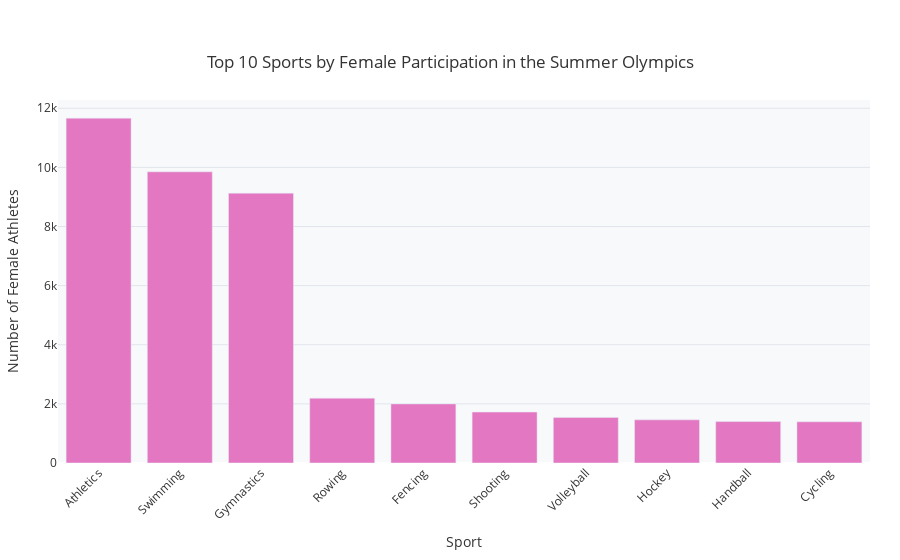

The notebook cell saved with this chart:
### Markdown cell above
### Key Findings 

**1. Growth in Female Participation:**
The data shows a steady increase in female participation in top sports from 1948 to 2016. Women are almost equal to men in sports like athletics and gymnastics by 2016. Only 3 sports had women athletes in top 10 Sports in 1948.

**2. Diverse Interests:**
Athletics and gymnastics have consistently been at the forefront of female participation. These sports not only attracted a significant number of female athletes but also saw a progressive increase in female competitors over the years. By 2016, these sports were nearing gender parity, showing broader societal shifts towards gender equality.

**3. Contact Sports Disparity:**
Sports such as boxing and wrestling continue to have fewer female athletes, pointing to ongoing gaps in some areas. Even in 2000's combat sports did not get many female athletes.

**4. Impact of Policies and Culture:**
The changes shows evolving policies and cultural support for gender equality, influencing increased female participation rates.

### Code cell
female_summer_data = merged_data[(merged_data['Season'] == 'Summer') & (merged_data['Sex'] == 'F')]

# Group by sport and count female athletes
female_athletes_by_sport = female_summer_data.groupby('Sport').size().reset_index(name='Female Athlete Count')

# Sort the sports by the count of female participants and select the top 10
top_female_sports = female_athletes_by_sport.sort_values('Female Athlete Count', ascending=False).head(10)

# Create a bar chart
fig = go.Figure()

fig.add_trace(go.Bar(
    x=top_female_sports['Sport'],
    y=top_female_sports['Female Athlete Count'],
    name='Female Athletes',
    marker_color='#e377c2'  # Soft pink for females
))

# Update layout for clarity and better presentation
fig.update_layout(
    title={
        'text': 'Top 10 Sports by Female Participation in the Summer Olympics',
        'y':0.9,
        'x':0.5,
        'xanchor': 'center',
        'yanchor': 'top'
    },
    xaxis_title='Sport',
    xaxis_tickangle=-45,  # Rotate labels for better visibility
    yaxis=dict(
        title='Number of Female Athletes',
        showgrid=True,
        gridcolor='#e1e5ed'
    ),
    legend_title='Gender',
    plot_bgcolor='#f8f9fa',  # Very light grey background
    font=dict(size=12, color='#333'),  # Dark grey text for better readability
    paper_bgcolor='rgba(0,0,0,0)'  # Transparent paper background
)

# Optional: adjust margin to ensure the title and legend are not cut off
fig.update_layout(margin=dict(l=30, r=30, t=100, b=30))

fig.show()

### Figure 1 — Plotly figure (JSON) as saved in the notebook; plotly's stock layout.template omitted (floating-point values rounded to 4 significant figures)
{"data": [{"marker": {"color": "#e377c2"}, "name": "Female Athletes", "type": "bar", "x": ["Athletics", "Swimming", "Gymnastics", "Rowing", "Fencing", "Shooting", "Volleyball", "Hockey", "Handball", "Cycling"], "y": [11666, 9850, 9129, 2193, 2000, 1724, 1543, 1459, 1401, 1394]}], "layout": {"autosize": true, "font": {"color": "#333", "size": 12}, "legend": {"title": {"text": "Gender"}}, "margin": {"b": 30, "l": 30, "r": 30, "t": 100}, "paper_bgcolor": "rgba(0, 0, 0, 0)", "plot_bgcolor": "#f8f9fa", "title": {"text": "Top 10 Sports by Female Participation in the Summer Olympics", "x": 0.5, "xanchor": "center", "y": 0.9, "yanchor": "top"}, "xaxis": {"autorange": true, "range": [-0.5, 9.5], "tickangle": -45, "title": {"text": "Sport"}, "type": "category"}, "yaxis": {"autorange": true, "gridcolor": "#e1e5ed", "range": [0, 12280], "showgrid": true, "title": {"text": "Number of Female Athletes"}, "type": "linear"}}}
